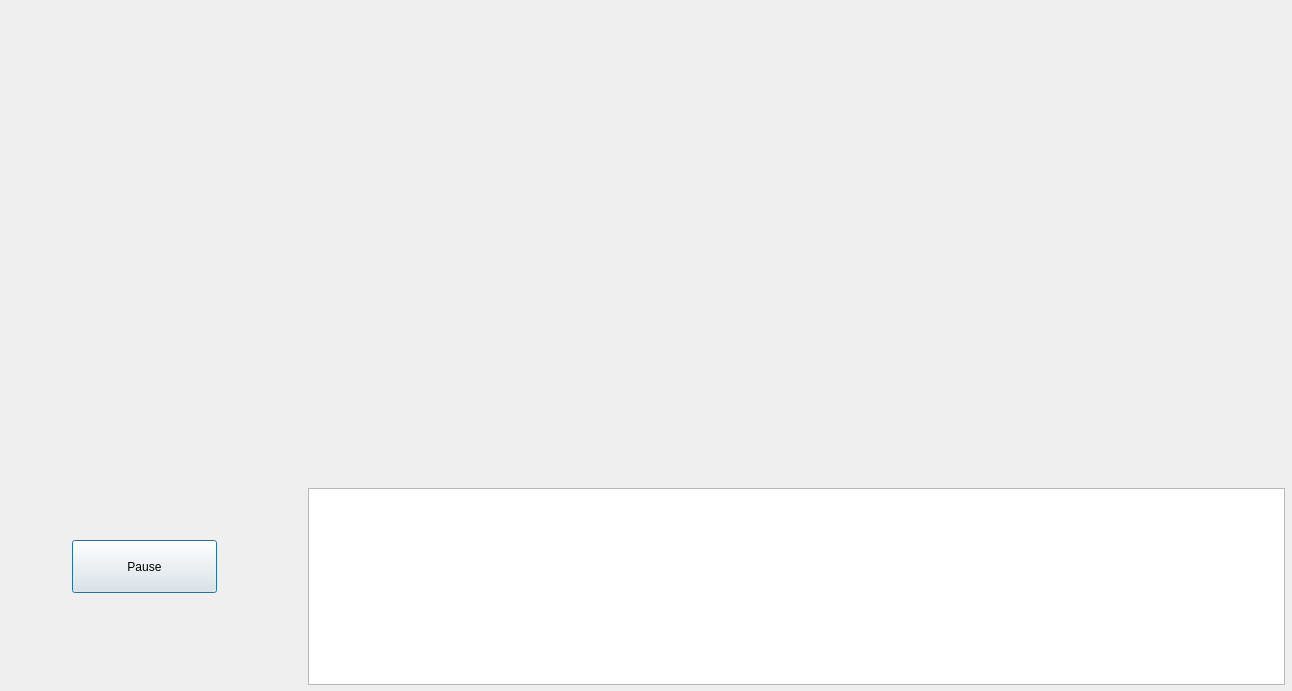
<?xml version="1.0" encoding="UTF-8"?>
<ui version="4.0">
 <class>Dialog</class>
 <widget class="QDialog" name="Dialog">
  <property name="geometry">
   <rect>
    <x>0</x>
    <y>0</y>
    <width>1292</width>
    <height>691</height>
   </rect>
  </property>
  <property name="windowTitle">
   <string>Dialog</string>
  </property>
  <widget class="QLabel" name="lblOriginal">
   <property name="geometry">
    <rect>
     <x>4</x>
     <y>4</y>
     <width>640</width>
     <height>480</height>
    </rect>
   </property>
   <property name="autoFillBackground">
    <bool>true</bool>
   </property>
   <property name="text">
    <string/>
   </property>
  </widget>
  <widget class="QLabel" name="lblProcessed">
   <property name="geometry">
    <rect>
     <x>648</x>
     <y>4</y>
     <width>640</width>
     <height>480</height>
    </rect>
   </property>
   <property name="autoFillBackground">
    <bool>true</bool>
   </property>
   <property name="text">
    <string/>
   </property>
  </widget>
  <widget class="QPushButton" name="btnPauseOrResume">
   <property name="geometry">
    <rect>
     <x>72</x>
     <y>540</y>
     <width>145</width>
     <height>53</height>
    </rect>
   </property>
   <property name="text">
    <string>Pause</string>
   </property>
  </widget>
  <widget class="QPlainTextEdit" name="txtXYRadius">
   <property name="geometry">
    <rect>
     <x>308</x>
     <y>488</y>
     <width>977</width>
     <height>197</height>
    </rect>
   </property>
   <property name="font">
    <font>
     <pointsize>10</pointsize>
    </font>
   </property>
   <property name="readOnly">
    <bool>true</bool>
   </property>
  </widget>
 </widget>
 <layoutdefault spacing="6" margin="11"/>
 <resources/>
 <connections/>
</ui>
